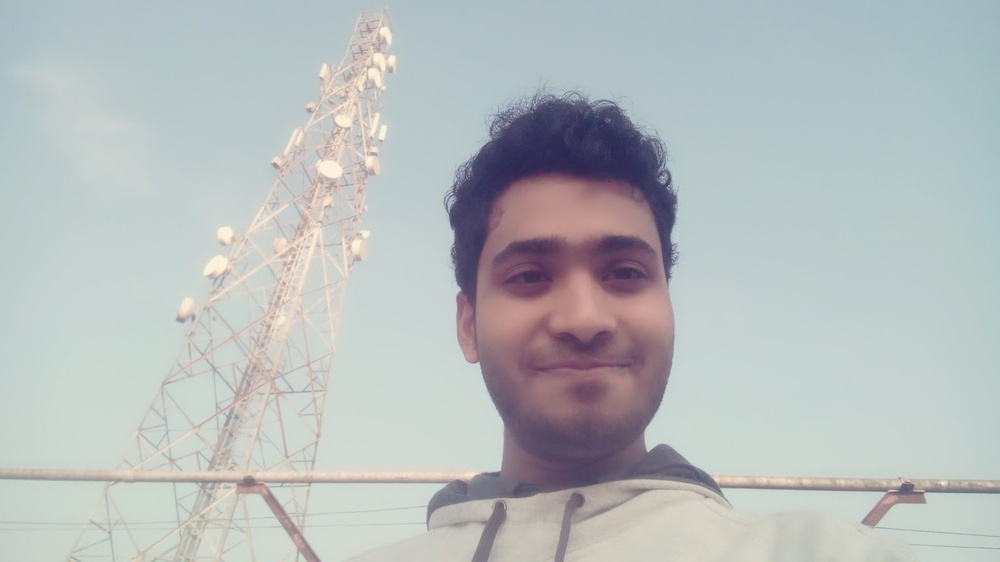
#> input picture me.jpg, 1000 x 562 px, shrunk from 1536 x 864 before the run
$ python Face_Detector_from_Image.py
#> lines starting #> are read from the running program, lines starting #| are printed output that depends on the picture; after the words box and inside, x2 and y2 are one past the last pixel; in counts of white or black regions, pixels touching at a corner belong together
import cv2

trained_face_data = cv2.CascadeClassifier(
    'haarcascade_frontalface_default.xml')

# reading the image
img = cv2.imread('me.jpg')
#> img is the input picture: shape (562, 1000, 3); mean B, G, R 189, 188.4, 182.7


grayscaled_img = cv2.cvtColor(img, cv2.COLOR_BGR2GRAY)
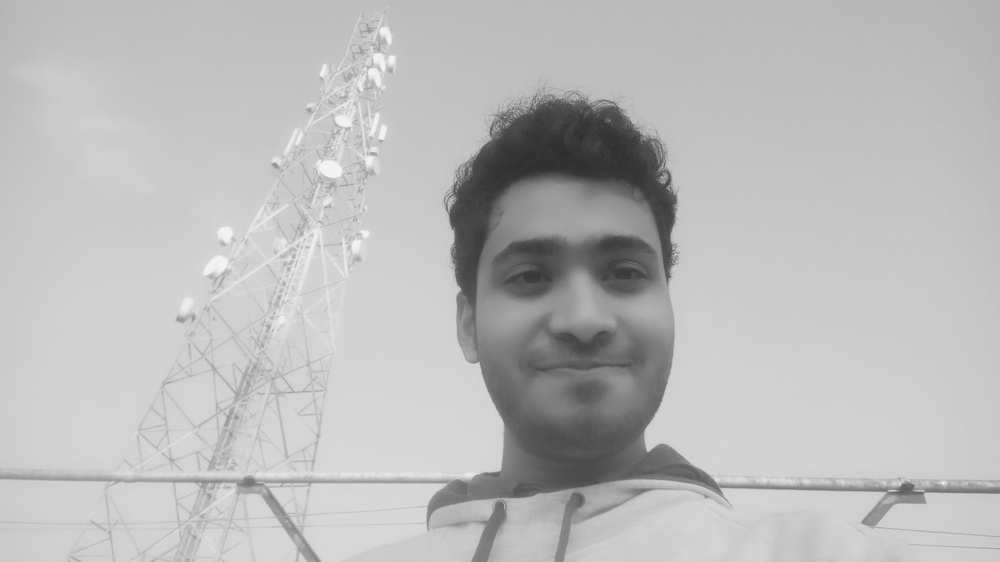
#> grayscaled_img: shape (562, 1000); min 44, max 247, mean 186.7

# detect face
face_coordinates = trained_face_data.detectMultiScale(grayscaled_img)
#> face_coordinates = [[442, 164, 271, 271]]

# draw rectengle
for(x, y, w, h) in face_coordinates:
    cv2.rectangle(img, (x, y), (x+w, y+h), (0, 255, 0), 2)
#> this loop made 1 pass
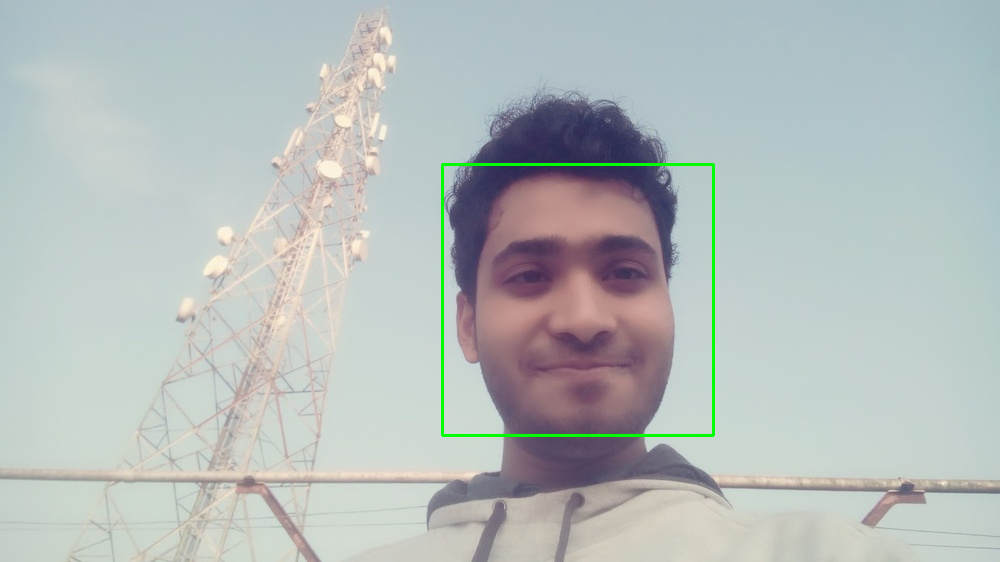
#> img: shape (562, 1000, 3); 0.58% of pixels changed, all inside (x1, y1, x2, y2) = (441, 163, 715, 437)

# it will print the cordinates of the face
print(face_coordinates)
#| [[442 164 271 271]]

# this is the image detector frame
cv2.imshow('RIFFFFFs Face Detector', img)
cv2.waitKey()

print('THIS IS YOUR FACE')
